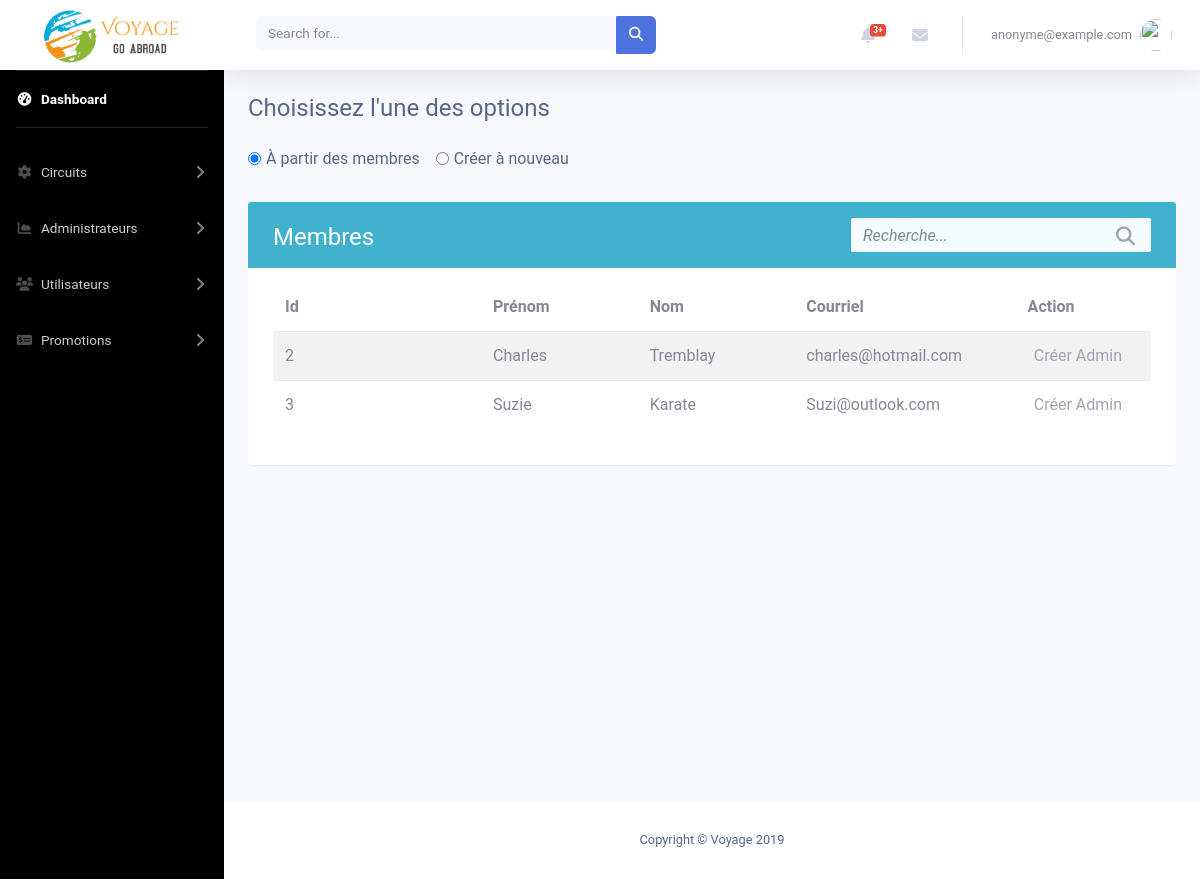
Page /admin/creerAdmin.php (signed in) on the earlier database version.
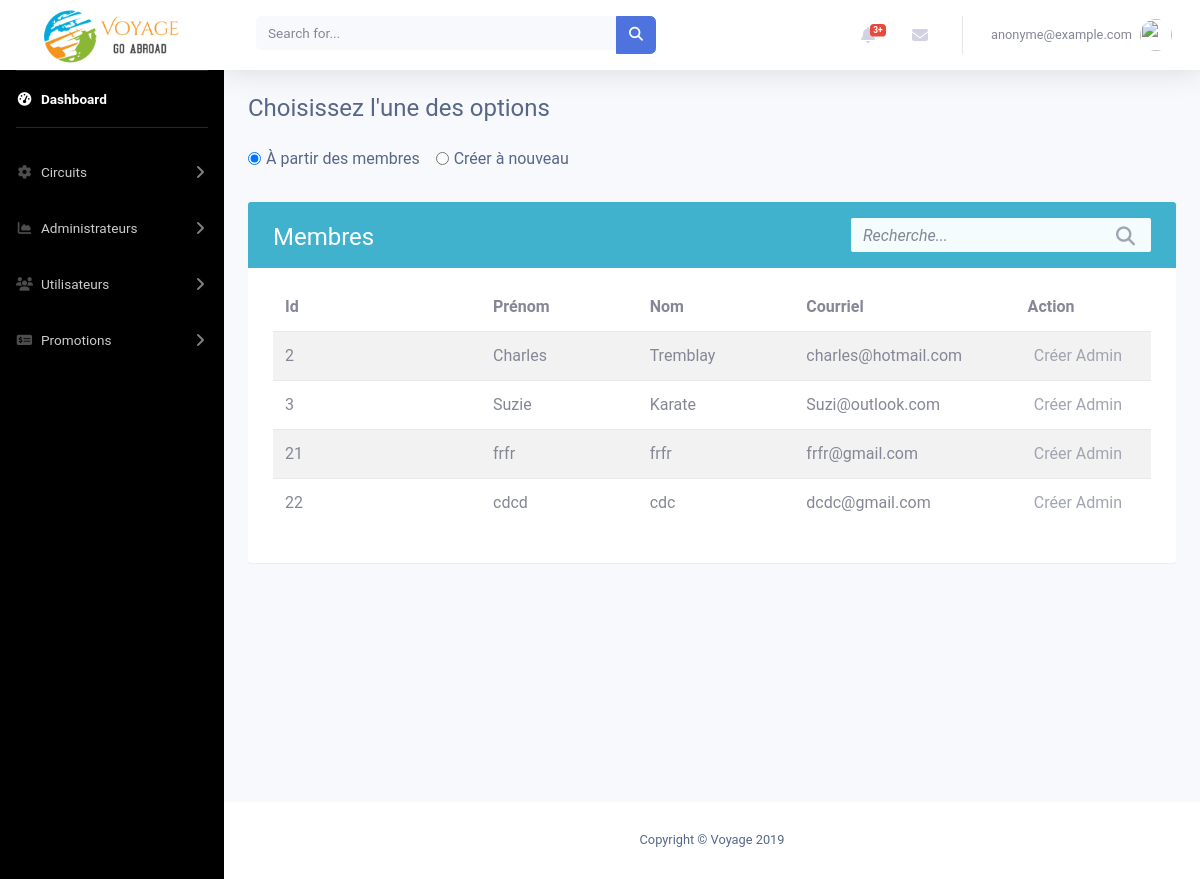
Same page on the later database version.
### tables this page shows
CREATE TABLE `utilisateur` (
  `idUtilisateur` int(11) NOT NULL,
  `prenom` varchar(50) NOT NULL,
  `nom` varchar(50) NOT NULL,
  `courriel` varchar(50) NOT NULL,
  `password` varchar(100) NOT NULL DEFAULT 'p@ssw0rd',
  `sexe` varchar(50) DEFAULT NULL,
  `adresse` varchar(250) DEFAULT NULL,
  `ville` varchar(150) DEFAULT NULL,
  `codePostal` varchar(50) DEFAULT NULL,
  `pays` varchar(150) DEFAULT NULL,
  `role` varchar(50) NOT NULL DEFAULT 'Membre'
);

### admin/includes/membres.php (the view, shortened to what this page needs)
<?php
    include_once "controlleur/connexionDB.php";
    $stmt = $conn->query('SELECT * FROM utilisateur WHERE role != "Admin"');
    $table = '
                <div class="table-wrapper">
                    <div class="table-title">
                        <div class="row">
                            <div class="col-sm-8">
                                <h2>Membres</b></h2>
                            </div>
                            <div class="col-sm-4">
                                <div class="search-box">
                                    <div class="input-group">
                                        <input type="text" id="search" class="form-control" placeholder="Recherche...">
                                        <span class="input-group-addon"><i class="fa fa-search" aria-hidden="true"></i></span>
                                    </div>
                                </div>
                            </div>
                        </div>
                    </div>
                    <table class="table table-striped">
                        <thead>
                            <tr>
                                <th>Id</th>
                                <th>Prénom</th>
                                <th>Nom</th>
                                <th>Courriel</th>
                                <th style="width: 200px; text-align: center;">Action</th>
                            </tr>
                        </thead>
                        <tbody>';
                        while ($row = $stmt->fetch()) {
                            $table .= '
                                    <tr>
                                        <td>' . $row->idUtilisateur . '</td>
                                        <td>' . $row->prenom . '</td>
                                        <td>' . $row->nom . '</td>
                                        <td>' . $row->courriel . '</td>
                                        <td style="width: 200px;">
                                            <div class="col-md-12 choix">
                                                <a href="" data-toggle="modal" data-target="#exampleModal'. $row->idUtilisateur .'">Créer Admin</a>
                                                <div style="color: black;" class="modal fade" id="exampleModal'. $row->idUtilisateur .'" tabindex="-1" role="dialog" aria-labelledby="exampleModalLabel" aria-hidden="true">
                                                        Êtes-vous certain de vouloir promouvoir "' . $row->prenom . " " . $row->nom . '" à admin?
                                                            <a type="button" href="adminFromUtilisateur.php?idUtilisateur=' . $row->idUtilisateur . '" class="btn btn-primary">Confirmer</a>
                                                </div>
                                            </div>
                                        </td>
                                    </tr>';
                        }
                $table .= '</tbody>
                        </table>
                    </div>
                ';
?><div class="container minimumHeight">
    <?php
        echo $table;
    ?>
</div>

Differences in the rows shown:
now on this page (row edited): utilisateur: idUtilisateur "21", prenom "frfr", nom "frfr", courriel "frfr@gmail.com"
now on this page (row edited): utilisateur: idUtilisateur "22", prenom "cdcd", nom "cdc", courriel "dcdc@gmail.com"
